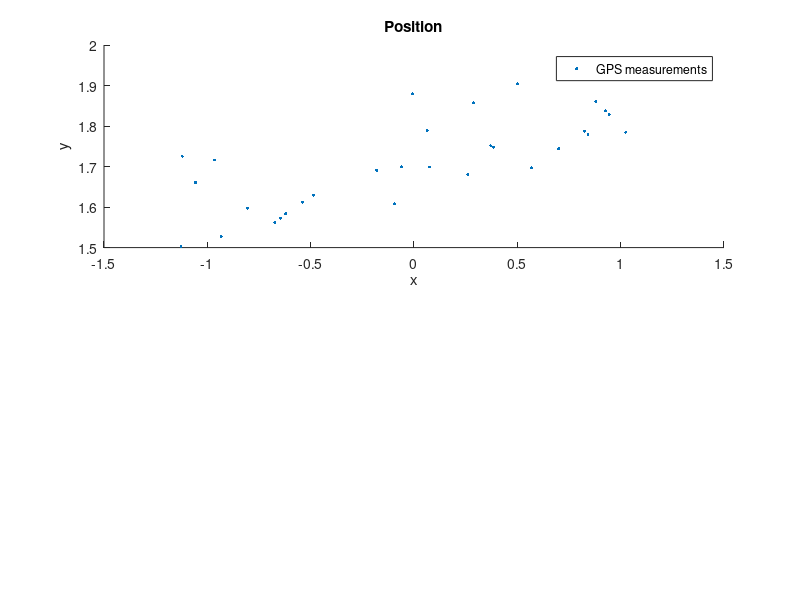

This chart was generated by the following MATLAB code: (Note: this script raises an error after producing the figure.)
clear; clc; close all;

load('x_radar.mat'); load('y_radar.mat');
t = linspace(0, 2*pi, length(x_radar));
dt = t(2) - t(1);

% 튀는 값 제거
mean_x = mean(x_radar);
std_x = std(x_radar);
mean_y = mean(y_radar);
std_y = std(y_radar);

threshold = 2; % 3 표준편차를 기준으로 이상치 제거
valid_indices = abs(x_radar - mean_x) < threshold * std_x & abs(y_radar - mean_y) < threshold * std_y;

x_radar_filtered = x_radar(valid_indices);
y_radar_filtered = y_radar(valid_indices);

% Plotting the position
figure;
subplot(2, 1, 1);
scatter(x_radar_filtered, y_radar_filtered, 5, 'red', 'filled', 'DisplayName', 'GPS measurements');
xlabel('x');
ylabel('y');
title('Position');
legend;
hold on;

% Adjust layout
sgtitle('Position and Normalized Distance');
set(gcf, 'Position', [100, 100, 800, 600]);

% Define measurements to be the position with noise
measPos = [x_radar_filtered; y_radar_filtered; zeros(size(x_radar_filtered))];

% Define the initial state and covariance
positionSelector = [1 0 0 0 0 0; 0 0 1 0 0 0; 0 0 0 0 1 0]; % Position from state
initialState = positionSelector' * measPos(:,1);
initialCovariance = diag([1, 1e4, 1, 1e4, 1, 1e4]); % Velocity is not measured

% Create a constant-velocity trackingEKF
cvekf = trackingEKF(@constvel, @cvmeas, initialState, ...
    'StateTransitionJacobianFcn', @constveljac, ...
    'MeasurementJacobianFcn', @cvmeasjac, ...
    'StateCovariance', initialCovariance, ...
    'HasAdditiveProcessNoise', false, ...
    'ProcessNoise', eye(3));

% Track using the constant-velocity filter with low process noise
numSteps = numel(x_radar_filtered);
dist_low_pn = zeros(1, numSteps);
estPos_low_pn = zeros(3, numSteps);
for i = 2:numSteps
    predict(cvekf, dt);
    dist_low_pn(i) = distance(cvekf, measPos(:,i)); % Distance from true position
    estPos_low_pn(:,i) = positionSelector * correct(cvekf, measPos(:,i));
end
hold on;
subplot(2, 1, 1);
plot(estPos_low_pn(1,:), estPos_low_pn(2,:), '-g', 'DisplayName', 'CV Low PN');
axis equal;
legend;

% Plot normalized distance for low process noise
hold on;
subplot(2, 1, 2);
plot((1:numSteps)*dt, dist_low_pn, 'g', 'DisplayName', 'CV Low PN');
title('Normalized Distance from Estimated Position to True Position');
xlabel('Time (s)');
ylabel('Normalized Distance');
legend;

% Increase the process noise for the constant-velocity filter
cvekf2 = trackingEKF(@constvel, @cvmeas, initialState, ...
    'StateTransitionJacobianFcn', @constveljac, ...
    'MeasurementJacobianFcn', @cvmeasjac, ...
    'StateCovariance', initialCovariance, ...
    'HasAdditiveProcessNoise', false, ...
    'ProcessNoise', diag([50, 50, 1])); % Large uncertainty in the horizontal acceleration

dist_high_pn = zeros(1, numSteps);
estPos_high_pn = zeros(3, numSteps);
for i = 2:numSteps
    predict(cvekf2, dt);
    dist_high_pn(i) = distance(cvekf2, measPos(:,i)); % Distance from true position
    estPos_high_pn(:,i) = positionSelector * correct(cvekf2, measPos(:,i));
end
hold on;
subplot(2, 1, 1);
plot(estPos_high_pn(1,:), estPos_high_pn(2,:), '-c', 'DisplayName', 'CV High PN');
axis equal;
legend;

% Plot normalized distance for high process noise
hold on;
subplot(2, 1, 2);
plot((1:numSteps)*dt, dist_high_pn, 'c', 'DisplayName', 'CV High PN');
title('Normalized Distance from Estimated Position to True Position');
xlabel('Time (s)');
ylabel('Normalized Distance');
legend;
